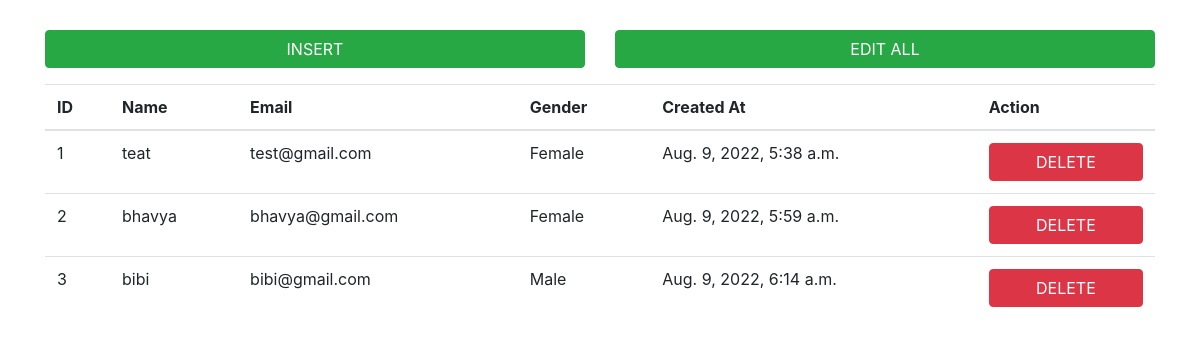
Before: / with the older database file.
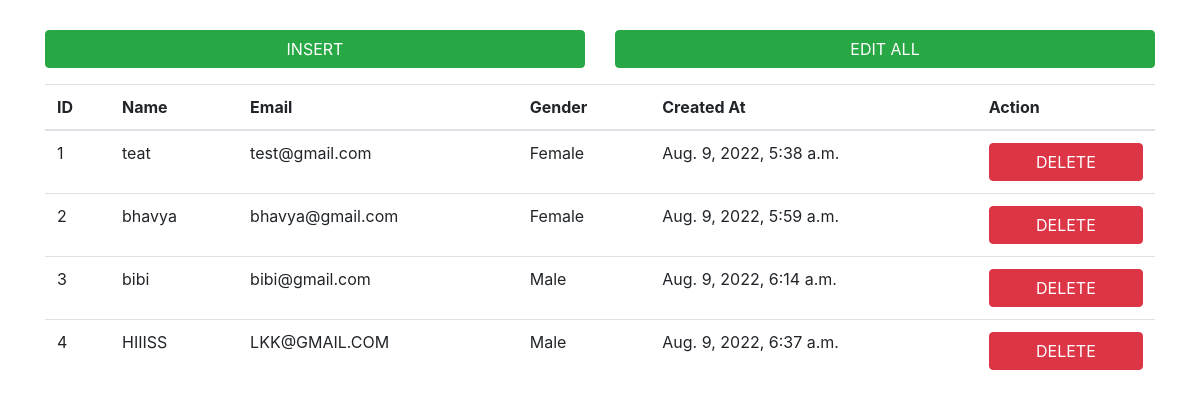
After: the same page with the newer database file.
### app1/models.py (models this page shows)
class StudentData(models.Model):
    id = models.AutoField(primary_key=True)
    name = models.CharField(max_length=100)
    email = models.EmailField(max_length=100)
    gender = models.CharField(max_length=10)
    created_at = models.DateTimeField(auto_now_add=True)
    objects = models.Manager()

### app1/views.py (the view)
# urls.py: path('', views.HomePage, name='home'),
def HomePage(request):
    students = StudentData.objects.all()
    return render(request, 'homepage.html', {'students': students})

### app1/templates/homepage.html (shortened to what this page needs)
<html>
<head>
    <link href="https://stackpath.bootstrapcdn.com/bootstrap/4.4.1/css/bootstrap.min.css" rel="stylesheet">
</head>
<body>
    <div class="container">
        <div class="row form-group" style="margin-top:30px;">
            <div class="col-lg-6">
                <button class="btn btn-block btn-success" id="insert_btn" data-toggle="modal"
                    data-target="#insert_data">INSERT</button>
            </div>
            <div class="col-lg-6">
                <button class="btn btn-block btn-success" id="update_btn">EDIT ALL</button>
            </div>
        </div>
        <div class="row">
            <div class="col-lg-12">
                <div class="table">
                    <table class="table">
                        <thead>
                            <tr>
                                <th>ID</th>
                                <th>Name</th>
                                <th>Email</th>
                                <th>Gender</th>
                                <th>Created At</th>
                                <th>Action</th>
                            </tr>
                        </thead>
                        <tbody>
                            {% for student in students %}
                            <tr>
                                <td>{{ student.id }}</td>
                                <td class="editable" data-type="name">{{ student.name }}</td>
                                <td class="editable" data-type="email">{{ student.email }}</td>
                                <td class="editable" data-type="gender">{{ student.gender }}</td>
                                <td>{{ student.created_at }}</td>
                                <td class="btn-td-block"><button
                                        class="btn btn-block btn-delete btn-danger">DELETE</button></td>
                            </tr>
                            {% endfor %}
                        </tbody>
                    </table>
                </div>
            </div>
        </div>
    </div>
</body>
</html>

Changed rows visible on the page:
added StudentData: id "4", name "HIIISS", email "LKK@GMAIL.COM", gender "Male", created_at "Aug. 9, 2022, 6:37 a.m."
